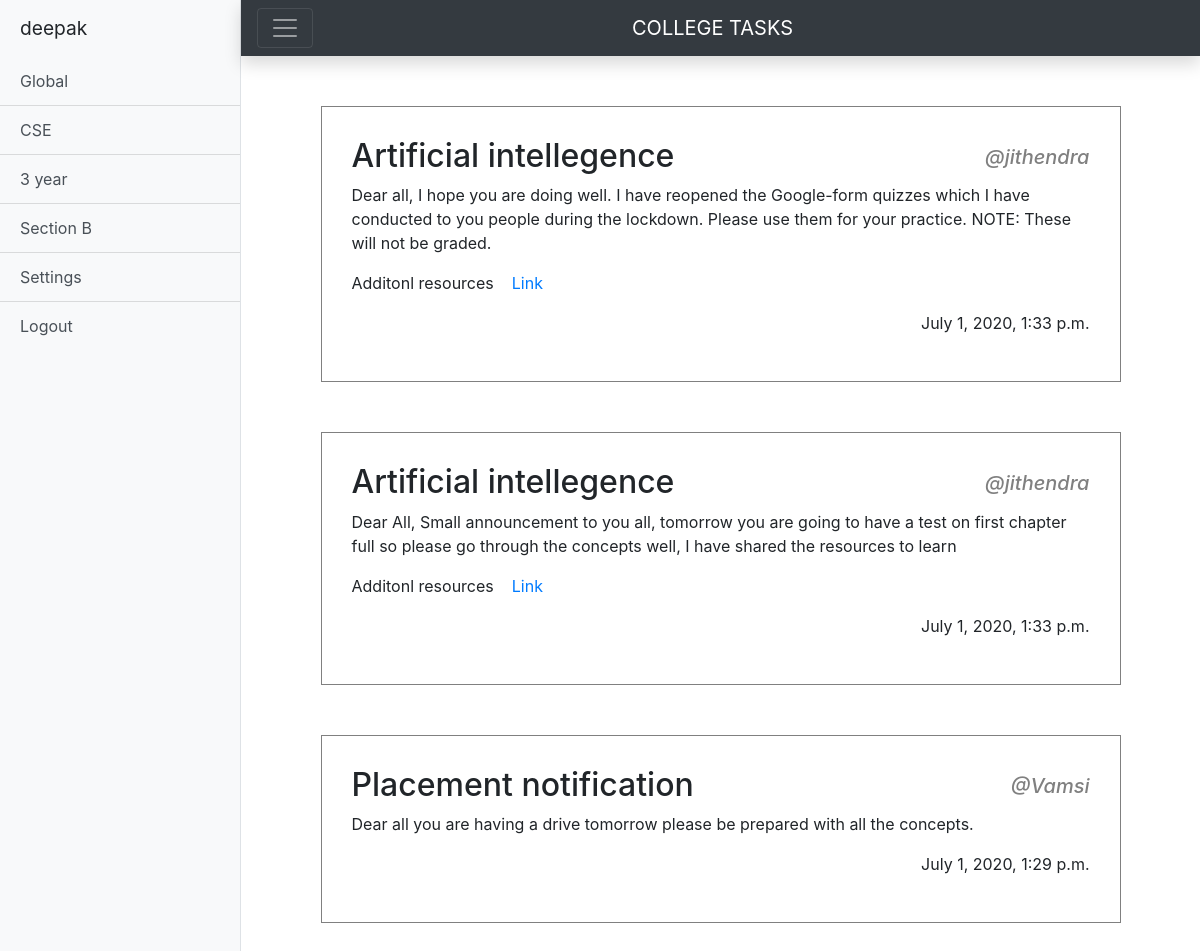
The app's page /viewPosts (signed in) with its own data.
### myapp/models.py (models this page shows, shortened)
class Student(models.Model):
	user = models.OneToOneField(User, on_delete = models.CASCADE)
	email = models.EmailField(max_length = 100)
	name = models.CharField(max_length = 50)
	bio = models.CharField(max_length = 200)
	branch = models.CharField(max_length = 20, choices = branches, default = 'CSE')
	year = models.CharField(max_length = 20, choices = yearChoices, default = 'I')
	section = models.CharField(max_length = 20, choices = sectionChoices, default = 'A')

class Post(models.Model):
	subject = models.CharField(max_length = 100)
	topic = models.CharField(max_length = 100, blank = True)
	description = models.TextField(max_length = 250)
	author = models.CharField(max_length = 25)
	links = models.CharField(max_length = 500, blank = True)
	branch = models.CharField(max_length = 20, choices = branches, default = 'GLOBAL')
	year = models.CharField(max_length = 20, choices = yearChoices, default = 'All Years')
	sections = models.CharField(max_length = 20, choices = sectionChoices, default = 'All Years')
	date_posted = models.DateTimeField(auto_now=True)
	time_posted = models.TimeField(auto_now=True)

### myapp/views.py (the view)
# urls.py: path('viewPosts', views.viewPosts, name = "viewPosts"),
@login_required(login_url='/login/')
def viewPosts(request):
	if request.user.is_superuser:
		postObj = Post.objects.all().order_by('-date_posted', 'time_posted')
		return render(request, 'files/Posts.html', {'PostData' : postObj})
	else:
		postObj = Post.objects.filter(branch = "GLOBAL").order_by('-date_posted', 'time_posted')
		obj = Post.objects.all().order_by('-date_posted', 'time_posted')
		userData = Student.objects.all().filter(user = request.user)
		return render(request, 'files/Posts.html', {'PostData' : postObj,'userData' : userData})

### myapp/Templates/Files/Posts.html (shortened to what this page needs)
<!DOCTYPE html>
<html lang="en">
<head>
    <link rel="stylesheet" href="https://stackpath.bootstrapcdn.com/bootstrap/4.5.0/css/bootstrap.min.css">
    <link rel="stylesheet" href="path/to/font-awesome/css/font-awesome.min.css">
</head>
<body>
    <div class="d-flex" id="wrapper">
        <div class="bg-light border-right" id="sidebar-wrapper">
            {% if request.user.is_superuser %}
                <div class="sidebar-heading"><a class="sidebar-heading" href="/userProfile">{{ request.user }} <span class="sr-only">(current)</span></a> &nbsp &nbsp <a href="post"><button class="button btn btn-success">+New Post</button></div></a>
            {% else %}
                <div class="sidebar-heading">{{ request.user }}</div>
            {% endif %}
            <div class="list-group list-group-flush">
                {% if request.user.is_superuser %}
                    <a href="allPosts" class="list-group-item list-group-item-action bg-light">All Posts</a>
                    <a href="myPosts" class="list-group-item list-group-item-action bg-light">My Posts</a>
                {% else %}
                    <a href="post" class="list-group-item list-group-item-action bg-light">Global</a>
                    {% for data in userData %}
                        <a href="branch" class="list-group-item list-group-item-action bg-light">{{ data.branch }}</a>
                        <a href="year" class="list-group-item list-group-item-action bg-light">{{ data.year }} year</a>
                        <a href="section" class="list-group-item list-group-item-action bg-light">Section {{ data.section }}</a>
                    {% endfor %}
                {% endif %}
                <a class="list-group-item list-group-item-action bg-light" href="#" id="navbarDropdown" role="button" data-toggle="dropdown" aria-haspopup="true" aria-expanded="false">Settings
                </a>
                <a class="list-group-item list-group-item-action bg-light" href="/logout">Logout</a>
            </div>
        </div>
        <div id="page-content-wrapper">
            <nav class="navbar navbar-dark bg-dark shadow" style="text-align: center;">
                <button class="navbar-toggler" id="menu-toggle" aria-expanded="false"><span class="navbar-toggler-icon"></span></button>
                <a class="navbar-brand" href="#">COLLEGE TASKS</a>
            </nav>
            <div class="container">
                {% for data in PostData %}
                    <div class="container box ">
                        <div class="row">
                            <div class="col">
                                <h2>{{ data.subject }}</h2>
                            </div>
                            <div class="col ml-auto">
                                <h5 style="text-align: end;margin-top: 8px;color: grey;"><i>@{{ data.author }}</h5></i>
                            </div>
                        </div>
                        {% if data.description %}
                            <div class="row">
                                <div class="col">
                                    <p>{{ data.description }}</p>
                                </div>
                            </div>
                        {% endif %}
                        {% if data.links %}
                            <div class="row">
                                <div class="col">
                                    <p>Additonl resources &nbsp &nbsp<a href="{{ data.links }}">Link</a></p>
                                </div>
                            </div>
                        {% endif %}
                        <div class="row">
                            <div class="col ml-auto" style="text-align: end">
                                <p>{{ data.date_posted }}</p>
                            </div>
                        </div>
                    </div>
                {% endfor %}
            </div>
        </div>
    </div>
</body>
</html>

### myapp/Templates/Files/Posts.html (style rules this page uses)
#wrapper { overflow-x: hidden; }
#sidebar-wrapper { min-height: 100vh; margin-left: -15rem; -webkit-transition: margin .25s ease-out; -moz-transition: margin .25s ease-out; -o-transition: margin .25s ease-out; transition: margin .25s ease-out; }
#sidebar-wrapper .sidebar-heading { padding: 0.875rem 1.25rem; font-size: 1.2rem; }
#sidebar-wrapper .list-group { width: 15rem; }
#page-content-wrapper { min-width: 100vw; }
@media (min-width: 768px) { #sidebar-wrapper { margin-left: 0; } }
@media (min-width: 768px) { #page-content-wrapper { min-width: 0; width: 100%; } }
.box { border: 1px solid grey; max-width: 800px; margin-top: 50px; margin-bottom: 50px; padding: 30px; background-color: white; }

### records on screen
Student: branch "CSE", year "3", section "B"
Post: subject "Artificial intellegence", author "jithendra", description "Dear all, I hope you are doing well. I have reopened the Google-form quizzes which I have conducted to you people during the lockdown. Please use them for your practice. NOTE: These will not be graded.", date_posted "July 1, 2020, 1:33 p.m."
Post: subject "Artificial intellegence", author "jithendra", description "Dear All, Small announcement to you all, tomorrow you are going to have a test on first chapter full so please go through the concepts well, I have shared the resources to learn", date_posted "July 1, 2020, 1:33 p.m."
Post: subject "Placement notification", author "Vamsi", description "Dear all you are having a drive tomorrow please be prepared with all the concepts.", date_posted "July 1, 2020, 1:29 p.m."

### other values on screen
{{ request.user }} "deepak"
